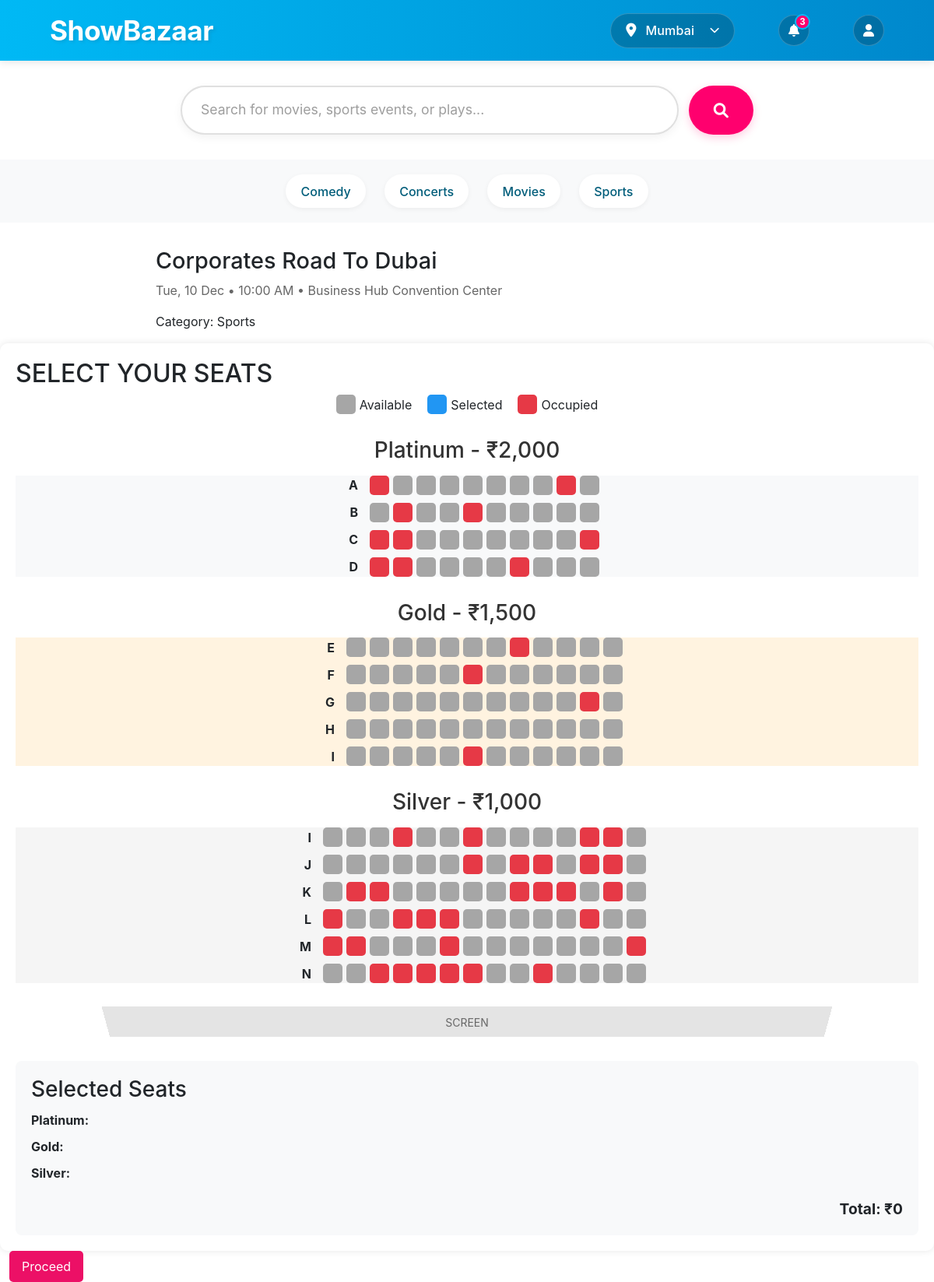
Page /public/pages/tickets.php?id=2&event_id=5 on the committed database.
### tables this page shows
CREATE TABLE `categories` (
  `id` int(11) NOT NULL,
  `name` varchar(100) NOT NULL,
  `description` text DEFAULT NULL
);

CREATE TABLE `events` (
  `id` int(11) NOT NULL,
  `category_id` int(11) DEFAULT NULL,
  `title` varchar(255) NOT NULL,
  `description` text DEFAULT NULL,
  `image_url` varchar(255) DEFAULT NULL,
  `venue` varchar(255) DEFAULT NULL,
  `event_datetime` datetime DEFAULT NULL,
  `price_platinum` decimal(10,2) DEFAULT NULL,
  `price_gold` decimal(10,2) DEFAULT NULL,
  `price_silver` decimal(10,2) DEFAULT NULL,
  `total_seats` int(11) DEFAULT NULL,
  `available_seats` int(11) DEFAULT NULL,
  `status` enum('upcoming','ongoing','completed','cancelled') DEFAULT 'upcoming',
  `created_at` timestamp NOT NULL DEFAULT current_timestamp()
);

### public/pages/tickets.php (the view, shortened to what this page needs)
<?php
require_once '../../config/database.php';
$category_id = isset($_GET['id']) ? (int)$_GET['id'] : 0;
$event_id = isset($_GET['event_id']) ? (int)$_GET['event_id'] : 0;
$event_sql = "SELECT e.*, c.name as category_name
              FROM events e
              LEFT JOIN categories c ON e.category_id = c.id
              WHERE e.id = ? AND c.id = ?";
try {
    if ($stmt = $conn->prepare($event_sql)) {
        $stmt->bind_param("ii", $event_id, $category_id);
        $stmt->execute();
        $result = $stmt->get_result();
        if ($result && $result->num_rows > 0) {
            $event = $result->fetch_assoc();
        } else {
            error_log("No event found with ID: " . $event_id . " and category ID: " . $category_id);
            header("Location: index.php");
            exit();
        }
    } else {
        throw new Exception("Failed to prepare event query");
    }
} catch (Exception $e) {
    error_log($e->getMessage());
    header("Location: index.php");
    exit();
}
$event_date = new DateTime($event['event_datetime']);
?>
<!DOCTYPE html>
<html lang="en">
<head>
    <link rel="stylesheet" href="../../assets/css/tickets.css">
    <link rel="stylesheet" href="https://cdnjs.cloudflare.com/ajax/libs/font-awesome/6.0.0-beta3/css/all.min.css">
</head>
<body>
    <?php include_once './header.php'; ?>
    <div class="event-title">
        <h1><?php echo htmlspecialchars($event['title']); ?></h1>
        <p class="event-info">
            <?php echo $event_date->format('D, d M • g:i A'); ?> •
            <?php echo htmlspecialchars($event['venue']); ?>
        </p>
        <p class="event-category">Category: <?php echo htmlspecialchars($event['category_name']); ?></p>
    </div>
    <div class="ticket-container">
        <h2>Select Your Seats</h2>
        <div class="seating-legend">
            <div class="legend-item">
                <div class="seat available"></div>
                <span>Available</span>
            </div>
            <div class="legend-item">
                <div class="seat selected"></div>
                <span>Selected</span>
            </div>
            <div class="legend-item">
                <div class="seat occupied"></div>
                <span>Occupied</span>
            </div>
        </div>
        <div class="seating-section platinum-section">
            <h3>Platinum - ₹<?php echo number_format($event['price_platinum']); ?></h3>
            <div class="seats-container" data-price="<?php echo $event['price_platinum']; ?>" data-type="platinum">
                <?php
                for ($row = 1; $row <= 4; $row++) {
                    echo '<div class="seat-row">';
                    echo '<div class="row-label">' . chr(64 + $row) . '</div>';
                    for ($seat = 1; $seat <= 10; $seat++) {
                        echo '<div class="seat" data-row="' . chr(64 + $row) . '" data-seat="' . $seat . '"></div>';
                    }
                    echo '</div>';
                }
                ?>
            </div>
        </div>
        <div class="seating-section gold-section">
            <h3>Gold - ₹<?php echo number_format($event['price_gold']); ?></h3>
            <div class="seats-container" data-price="<?php echo $event['price_gold']; ?>" data-type="gold">
                <?php
                for ($row = 1; $row <= 5; $row++) {
                    echo '<div class="seat-row">';
                    echo '<div class="row-label">' . chr(68 + $row) . '</div>';
                    for ($seat = 1; $seat <= 12; $seat++) {
                        echo '<div class="seat" data-row="' . chr(68 + $row) . '" data-seat="' . $seat . '"></div>';
                    }
                    echo '</div>';
                }
                ?>
            </div>
            <div class="seating-section silver-section">
                <h3>Silver - ₹<?php echo number_format($event['price_silver']); ?></h3>
                <div class="seats-container" data-price="<?php echo $event['price_silver']; ?>" data-type="silver">
                    <?php
                    for ($row = 1; $row <= 6; $row++) {
                        echo '<div class="seat-row">';
                        echo '<div class="row-label">' . chr(72 + $row) . '</div>';
                        for ($seat = 1; $seat <= 14; $seat++) {
                            echo '<div class="seat" data-row="' . chr(72 + $row) . '" data-seat="' . $seat . '"></div>';
                        }
                        echo '</div>';
                    }
                    ?>
                </div>
            </div>
            <div class="screen">
                <div class="screen-text">SCREEN</div>
            </div>
        </div>
        <div class="selected-seats-summary">
            <h3>Selected Seats</h3>
            <div class="summary-content">
                <div class="seat-type platinum">
                    <span class="type-label">Platinum:</span>
                    <span class="seats-list"></span>
                    <span class="type-total"></span>
                </div>
                <div class="seat-type gold">
                    <span class="type-label">Gold:</span>
                    <span class="seats-list"></span>
                    <span class="type-total"></span>
                </div>
                <div class="seat-type silver">
                    <span class="type-label">Silver:</span>
                    <span class="seats-list"></span>
                    <span class="type-total"></span>
                </div>
            </div>
            <div class="total-amount">
                Total: ₹<span id="total-price">0</span>
            </div>
        </div>
    </div>
    <div class="final-button">
        <button class="final-btn" onclick="proceedToPayment(<?php echo $event_id; ?>)">Proceed</button>
    </div>
</body>
</html>

### public/pages/header.php (shortened to what this page needs)
<?php
require_once '../../config/database.php';
?>
<!DOCTYPE html>
<html lang="en">
<head>
    <link rel="stylesheet" href="https://cdnjs.cloudflare.com/ajax/libs/font-awesome/6.0.0-beta3/css/all.min.css" />
    <link rel="stylesheet" href="https://cdn.jsdelivr.net/npm/bootstrap@4.0.0/dist/css/bootstrap.min.css">
</head>
<body>
    <header class="main">
        <div class="main-logo">ShowBazaar</div>
        <nav>
            <ul class="main-nav-list">
                <li class="main-nav-item city-selector">
                    <button class="location-dropdown">
                        <i class="fas fa-map-marker-alt"></i>
                        <span class="city-name">Mumbai</span>
                        <i class="fas fa-chevron-down"></i>
                    </button>
                </li>
                <li class="main-nav-item notification-icon">
                    <button class="nav-icon-btn">
                        <i class="fas fa-bell"></i>
                        <span class="notification-badge">3</span>
                    </button>
                </li>
                <li class="main-nav-item user-icon">
                    <button class="nav-icon-btn">
                        <i class="fas fa-user"></i>
                    </button>
                </li>
            </ul>
        </nav>
    </header>
    <div class="search-bar">
        <input type="text" id="search-input" placeholder="Search for movies, sports events, or plays..." />
        <button><i class="fa-solid fa-magnifying-glass"></i></button>
    </div>
    <nav class="category-nav">
        <?php
        $categories_sql = "SELECT * FROM categories ORDER BY name";
        $categories_result = $conn->query($categories_sql);
        while ($category = $categories_result->fetch_assoc()) {
            echo '<a href="category-events.php?id=' . $category['id'] . '">' . htmlspecialchars($category['name']) . '</a>';
        }
        ?>
    </nav>
</body>
</html>

### assets/css/tickets.css (style rules this page uses)
* { margin: 0; padding: 0; box-sizing: border-box; }
body { font-family: "", sans-serif; margin: 0; font-size: 16px; }
.main { display: flex; justify-content: space-between; align-items: center; padding: 1rem 2rem; background-color: #003566; color: white; font-weight: 200; }
.main-logo { font-size: 2rem; font-weight: bold; color: #00b9f5; }
.main-nav-list { display: flex; list-style-type: none; margin: 0; padding: 0; align-items: center; }
.main-nav-item { margin-left: 1.5rem; }
.city-selector { display: flex; align-items: center; }
.event-title { max-width: 50rem; margin: 2rem auto 0; text-align: left; }
.event-title h1 { font-size: 1.8rem; margin-bottom: 0.5rem; }
.event-info { color: #666; margin-bottom: 1rem; }
.ticket-container { max-width: 50rem; margin: 1rem auto; background-color: white; padding: 2rem; border-radius: 0.625rem; box-shadow: 0 0 0.625rem rgba(0, 0, 0, 0.1); }
h2 { text-align: left; margin-bottom: 1.5rem; font-size: 1.2rem; text-transform: uppercase; }
.final-button { display: flex; align-items: center; margin: 0 0.75rem; }
.final-btn { display: flex; background-color: #ec1066; color: white; padding: 0.5rem 1rem; border: none; border-radius: 0.3125rem; align-items: center; justify-content: center; }

### public/pages/header.php (style rules this page uses)
.main { display: flex; justify-content: space-between; align-items: center; padding: 0.8rem 4rem; background: linear-gradient(90deg, #00b9f5 0%, #0088cc 100%); box-shadow: 0 2px 10px rgba(0, 0, 0, 0.1); }
.main-logo { font-size: 2.2rem; font-weight: 700; color: white; letter-spacing: -0.5px; text-shadow: 2px 2px 4px rgba(0, 0, 0, 0.1); }
.main-nav-list { display: flex; align-items: center; gap: 2rem; margin: 0; padding: 0; }
.main-nav-item { list-style: none; }
.nav-icon-btn { position: relative; display: flex; align-items: center; justify-content: center; width: 40px; height: 40px; background: rgba(0, 0, 0, 0.2); border: 1px solid rgba(255, 255, 255, 0.2); border-radius: 50%; color: white; transition: all 0.2s ease; }
.city-selector { position: relative; display: flex; align-items: center; }
.location-dropdown { display: flex; align-items: center; gap: 0.75rem; background: rgba(0, 0, 0, 0.2); border: 1px solid rgba(255, 255, 255, 0.2); border-radius: 100px; padding: 0.6rem 1.2rem; color: white; font-size: 1rem; font-weight: 500; cursor: pointer; transition: all 0.2s ease; min-width: 160px; }
.location-dropdown i.fa-map-marker-alt { font-size: 1.1rem; color: white; }
.location-dropdown i.fa-chevron-down { font-size: 0.8rem; margin-left: auto; transition: transform 0.2s ease; }
.city-name { font-weight: 500; letter-spacing: 0.2px; }
.notification-icon { position: relative; }
.notification-badge { position: absolute; top: -2px; right: -2px; width: 20px; height: 20px; background: #ff006e; border: 2px solid #00b9f5; border-radius: 50%; font-size: 0.7rem; font-weight: bold; display: flex; align-items: center; justify-content: center; color: white; }
.user-icon { position: relative; }
.search-bar { margin: 2rem auto; max-width: 800px; display: flex; gap: 0.8rem; padding: 0 2rem; position: relative; }
.search-bar input { flex: 1; padding: 1rem 1.5rem; border: 2px solid #e0e0e0; border-radius: 50px; font-size: 1.1rem; transition: all 0.3s ease; box-shadow: 0 4px 12px rgba(0, 0, 0, 0.05); }
.search-bar input::placeholder { color: #9e9e9e; }
.search-bar button { padding: 1rem 2rem; border: none; background: #ff006e; color: white; border-radius: 50px; cursor: pointer; font-size: 1.1rem; transition: all 0.3s ease; box-shadow: 0 4px 12px rgba(255, 0, 110, 0.2); display: flex; align-items: center; gap: 0.5rem; }
.search-bar button i { font-size: 1.2rem; }
.category-nav { display: flex; justify-content: center; gap: 1.5rem; padding: 1.2rem; background: #f8f9fa; margin-bottom: 2rem; flex-wrap: wrap; }
.category-nav a { text-decoration: none; color: #005d7a; font-weight: 500; padding: 0.6rem 1.2rem; border-radius: 25px; transition: all 0.3s ease; background: white; box-shadow: 0 2px 6px rgba(0, 0, 0, 0.05); }

### rows in the picture
categories: name "Comedy"
categories: name "Concerts"
categories: name "Movies"
categories: name "Sports"
events: title "Corporates Road To Dubai", event_datetime "Tue, 10 Dec • 10:00 AM", venue "Business Hub Convention Center", category.name "Sports", price_platinum "2,000", price_gold "1,500", price_silver "1,000"

### other values in the picture
chr(64 + $row) "A"
chr(64 + $row) "B"
chr(64 + $row) "C"
chr(64 + $row) "D"
chr(68 + $row) "E"
chr(68 + $row) "F"
chr(68 + $row) "G"
chr(68 + $row) "H"
chr(68 + $row) "I"
chr(72 + $row) "I"
chr(72 + $row) "J"
chr(72 + $row) "K"
chr(72 + $row) "L"
chr(72 + $row) "M"
chr(72 + $row) "N"
